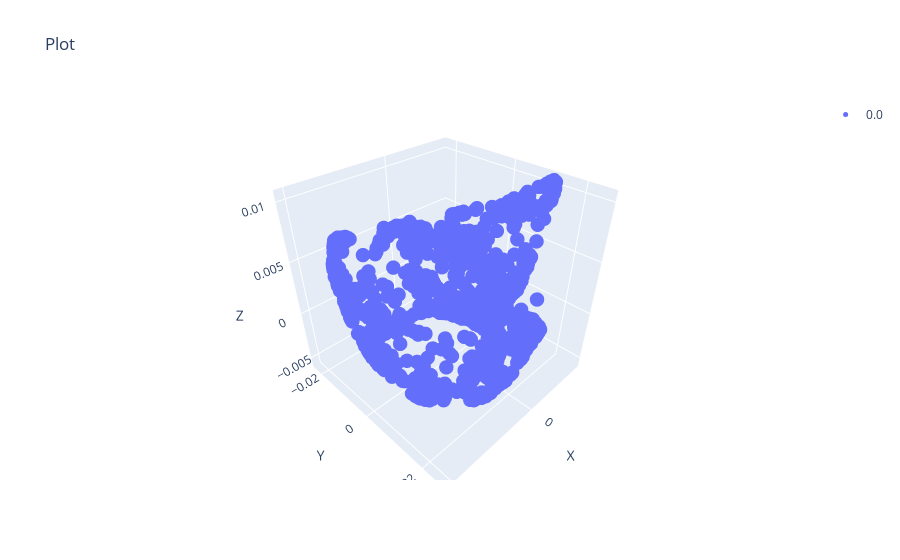

Notebook code cell kept with this figure:
### Code cell
scatter(data_dict0['phate'], s=5)

### Figure 1 — Plotly figure (JSON) as saved in the notebook; plotly's stock layout.template omitted (floating-point values rounded to 4 significant figures; data arrays with more than 128 entries replaced by an {"elided": "..."} marker saying what was removed)
{"data": [{"marker": {"color": 0, "colorscale": [[0, "#440154"], [0.1111, "#482878"], [0.2222, "#3e4989"], [0.3333, "#31688e"], [0.4444, "#26828e"], [0.5556, "#1f9e89"], [0.6667, "#35b779"], [0.7778, "#6ece58"], [0.8889, "#b5de2b"], [1, "#fde725"]], "opacity": 1, "size": 5}, "mode": "markers", "name": "0.0", "type": "scatter3d", "x": {"elided": "1000 float values"}, "y": {"elided": "1000 float values"}, "z": {"elided": "1000 float values"}}], "layout": {"scene": {"xaxis": {"title": {"text": "X"}}, "yaxis": {"title": {"text": "Y"}}, "zaxis": {"title": {"text": "Z"}}}, "showlegend": true, "title": {"text": "Plot"}}}
